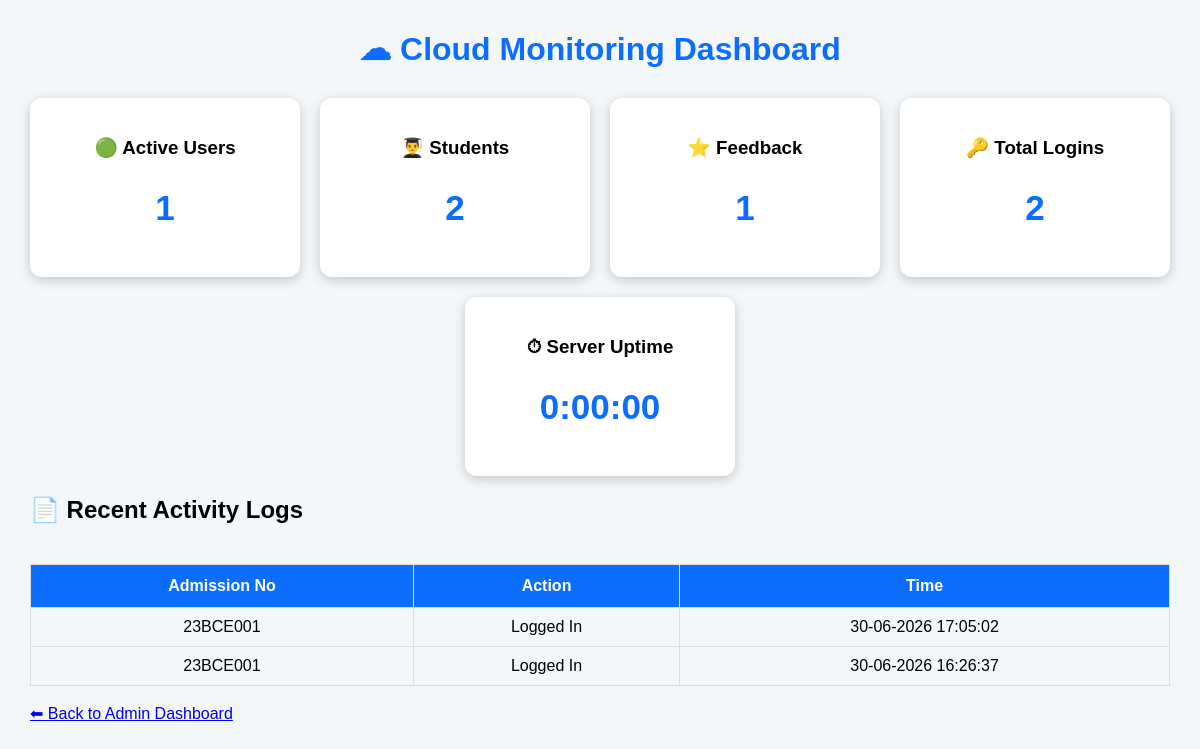
The page /monitor (signed in) on the database its author committed.
### tables this page shows
CREATE TABLE logs(
    id INTEGER PRIMARY KEY AUTOINCREMENT,
    admission_no TEXT,
    action TEXT,
    time TEXT
);

### app.py (the view)
@app.route('/monitor')
def monitor():
    if 'admin' not in session:
        return redirect(url_for('admin'))
    uptime = datetime.now() - start_time
    conn = sqlite3.connect('student.db')
    cursor = conn.cursor()
    cursor.execute("SELECT total_logins FROM statistics WHERE id=1")
    total_logins = cursor.fetchone()[0]
    cursor.execute("SELECT COUNT(*) FROM students")
    total_students = cursor.fetchone()[0]
    cursor.execute("SELECT COUNT(*) FROM feedback")
    total_feedback = cursor.fetchone()[0]
    cursor.execute("""
        SELECT admission_no, action, time
        FROM logs
        ORDER BY id DESC
        LIMIT 10
    """)
    logs = cursor.fetchall()
    conn.close()
    return render_template(
        'monitor.html',
        active_users=active_users,
        uptime=uptime,
        total_logins=total_logins,
        total_students=total_students,
        total_feedback=total_feedback,
        logs=logs
    )

### templates/monitor.html (shortened to what this page needs)
<!DOCTYPE html>
<html>
<head>
</head>
<body>
<h1>☁ Cloud Monitoring Dashboard</h1>
<div class="container">
<div class="card">
<h3>🟢 Active Users</h3>
<h2>{{ active_users }}</h2>
</div>
<div class="card">
<h3>👨‍🎓 Students</h3>
<h2>{{ total_students }}</h2>
</div>
<div class="card">
<h3>⭐ Feedback</h3>
<h2>{{ total_feedback }}</h2>
</div>
<div class="card">
<h3>🔑 Total Logins</h3>
<h2>{{ total_logins }}</h2>
</div>
<div class="card">
<h3>⏱ Server Uptime</h3>
<h2>{{ uptime }}</h2>
</div>
</div>
<h2>📄 Recent Activity Logs</h2>
<table>
<tr>
<th>Admission No</th>
<th>Action</th>
<th>Time</th>
</tr>
{% for log in logs %}
<tr>
<td>{{ log[0] }}</td>
<td>{{ log[1] }}</td>
<td>{{ log[2] }}</td>
</tr>
{% endfor %}
</table>
<br>
<a href="/admin_dashboard">⬅ Back to Admin Dashboard</a>
</body>
</html>

### templates/monitor.html (style rules this page uses)
body { font-family:Arial; background:#f4f7fa; margin:30px; }
h1 { text-align:center; color:#0d6efd; }
.container { display:flex; flex-wrap:wrap; gap:20px; justify-content:center; margin-top:30px; }
.card { width:230px; background:white; padding:20px; border-radius:12px; text-align:center; box-shadow:0px 3px 12px rgba(0,0,0,.2); }
.card h2 { color:#0d6efd; font-size:35px; }
table { width:100%; margin-top:40px; border-collapse:collapse; }
table,th,td { border:1px solid #ddd; }
th { background:#0d6efd; color:white; padding:12px; }
td { padding:10px; text-align:center; }

### rows shown on the page
logs: admission_no "23BCE001", action "Logged In", time "30-06-2026 17:05:02"
logs: admission_no "23BCE001", action "Logged In", time "30-06-2026 16:26:37"

### other values the page prints
{{ active_users }} "1"
{{ total_students }} "2"
{{ total_feedback }} "1"
{{ total_logins }} "2"
